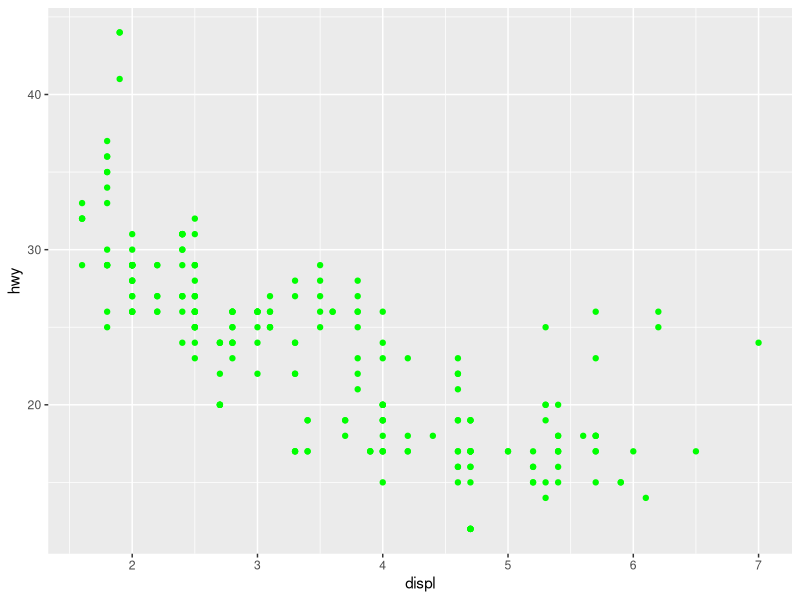

Here is the R script that generated this plot:
## ---- chunk 1
knitr::opts_chunk$set(echo = TRUE)
library(tidyverse)
## ---- chunk 2
ggplot(data = mpg) +
geom_point(mapping = aes(x = displ, y = hwy), color = "green")
